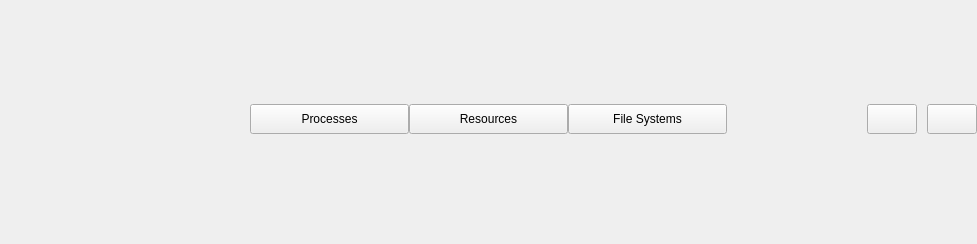
<?xml version="1.0" encoding="UTF-8"?>
<ui version="4.0">
 <class>MainWindow</class>
 <widget class="QMainWindow" name="MainWindow">
  <property name="geometry">
   <rect>
    <x>0</x>
    <y>0</y>
    <width>977</width>
    <height>244</height>
   </rect>
  </property>
  <property name="windowTitle">
   <string>MainWindow</string>
  </property>
  <widget class="QWidget" name="centralwidget">
   <layout class="QVBoxLayout" name="verticalLayout">
    <property name="spacing">
     <number>0</number>
    </property>
    <property name="leftMargin">
     <number>0</number>
    </property>
    <property name="topMargin">
     <number>5</number>
    </property>
    <property name="rightMargin">
     <number>0</number>
    </property>
    <property name="bottomMargin">
     <number>0</number>
    </property>
    <item>
     <layout class="QHBoxLayout" name="horizontalLayout_2">
      <property name="bottomMargin">
       <number>10</number>
      </property>
      <item>
       <spacer name="horizontalSpacer_2">
        <property name="orientation">
         <enum>Qt::Horizontal</enum>
        </property>
        <property name="sizeType">
         <enum>QSizePolicy::Preferred</enum>
        </property>
        <property name="sizeHint" stdset="0">
         <size>
          <width>250</width>
          <height>20</height>
         </size>
        </property>
       </spacer>
      </item>
      <item>
       <widget class="QWidget" name="view_btns_container" native="true">
        <layout class="QHBoxLayout" name="horizontalLayout">
         <property name="spacing">
          <number>0</number>
         </property>
         <property name="leftMargin">
          <number>0</number>
         </property>
         <property name="topMargin">
          <number>0</number>
         </property>
         <property name="rightMargin">
          <number>0</number>
         </property>
         <property name="bottomMargin">
          <number>0</number>
         </property>
         <item>
          <widget class="QPushButton" name="view_proc">
           <property name="sizePolicy">
            <sizepolicy hsizetype="Expanding" vsizetype="Fixed">
             <horstretch>0</horstretch>
             <verstretch>0</verstretch>
            </sizepolicy>
           </property>
           <property name="minimumSize">
            <size>
             <width>100</width>
             <height>30</height>
            </size>
           </property>
           <property name="maximumSize">
            <size>
             <width>50000</width>
             <height>30</height>
            </size>
           </property>
           <property name="text">
            <string>Processes</string>
           </property>
           <property name="class" stdset="0">
            <string>view_btn</string>
           </property>
          </widget>
         </item>
         <item>
          <widget class="QPushButton" name="view_res">
           <property name="sizePolicy">
            <sizepolicy hsizetype="Expanding" vsizetype="Fixed">
             <horstretch>0</horstretch>
             <verstretch>0</verstretch>
            </sizepolicy>
           </property>
           <property name="minimumSize">
            <size>
             <width>100</width>
             <height>30</height>
            </size>
           </property>
           <property name="maximumSize">
            <size>
             <width>50000</width>
             <height>30</height>
            </size>
           </property>
           <property name="text">
            <string>Resources</string>
           </property>
           <property name="class" stdset="0">
            <string>view_btn</string>
           </property>
          </widget>
         </item>
         <item>
          <widget class="QPushButton" name="view_fs">
           <property name="sizePolicy">
            <sizepolicy hsizetype="Expanding" vsizetype="Fixed">
             <horstretch>0</horstretch>
             <verstretch>0</verstretch>
            </sizepolicy>
           </property>
           <property name="minimumSize">
            <size>
             <width>100</width>
             <height>30</height>
            </size>
           </property>
           <property name="maximumSize">
            <size>
             <width>50000</width>
             <height>30</height>
            </size>
           </property>
           <property name="text">
            <string>File Systems</string>
           </property>
           <property name="class" stdset="0">
            <string>view_btn</string>
           </property>
          </widget>
         </item>
        </layout>
       </widget>
      </item>
      <item>
       <spacer name="horizontalSpacer">
        <property name="orientation">
         <enum>Qt::Horizontal</enum>
        </property>
        <property name="sizeType">
         <enum>QSizePolicy::Preferred</enum>
        </property>
        <property name="sizeHint" stdset="0">
         <size>
          <width>140</width>
          <height>20</height>
         </size>
        </property>
       </spacer>
      </item>
      <item>
       <widget class="QWidget" name="menu_btns_container" native="true">
        <property name="sizePolicy">
         <sizepolicy hsizetype="Maximum" vsizetype="Preferred">
          <horstretch>0</horstretch>
          <verstretch>0</verstretch>
         </sizepolicy>
        </property>
        <layout class="QHBoxLayout" name="horizontalLayout_4">
         <property name="spacing">
          <number>10</number>
         </property>
         <property name="leftMargin">
          <number>0</number>
         </property>
         <property name="topMargin">
          <number>0</number>
         </property>
         <property name="rightMargin">
          <number>0</number>
         </property>
         <property name="bottomMargin">
          <number>0</number>
         </property>
         <item>
          <widget class="QPushButton" name="search_btn">
           <property name="sizePolicy">
            <sizepolicy hsizetype="Fixed" vsizetype="Fixed">
             <horstretch>0</horstretch>
             <verstretch>0</verstretch>
            </sizepolicy>
           </property>
           <property name="minimumSize">
            <size>
             <width>50</width>
             <height>30</height>
            </size>
           </property>
           <property name="maximumSize">
            <size>
             <width>50</width>
             <height>30</height>
            </size>
           </property>
           <property name="text">
            <string/>
           </property>
           <property name="class" stdset="0">
            <string>menu_btn</string>
           </property>
          </widget>
         </item>
         <item>
          <widget class="QPushButton" name="menu_btn">
           <property name="sizePolicy">
            <sizepolicy hsizetype="Fixed" vsizetype="Fixed">
             <horstretch>0</horstretch>
             <verstretch>0</verstretch>
            </sizepolicy>
           </property>
           <property name="minimumSize">
            <size>
             <width>50</width>
             <height>30</height>
            </size>
           </property>
           <property name="maximumSize">
            <size>
             <width>50</width>
             <height>30</height>
            </size>
           </property>
           <property name="text">
            <string/>
           </property>
           <property name="class" stdset="0">
            <string>menu_btn</string>
           </property>
          </widget>
         </item>
        </layout>
       </widget>
      </item>
     </layout>
    </item>
   </layout>
  </widget>
 </widget>
 <resources/>
 <connections/>
</ui>
